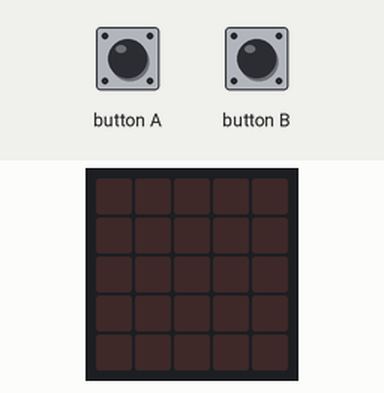
The program below on a simulated BBC micro:bit (MakeCode). Shown: the board's 5×5 LED display. The inputs (shaded band) are chosen by the test bench.

Above: at 5.0 s.
5.1 s: button A pressed for 3.2 s
At 5.4 s:
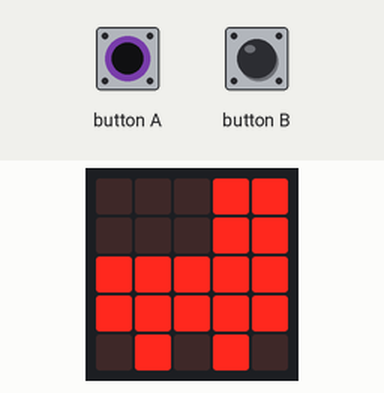
9.8 s: button B pressed for 0.15 s
At 10.1 s:
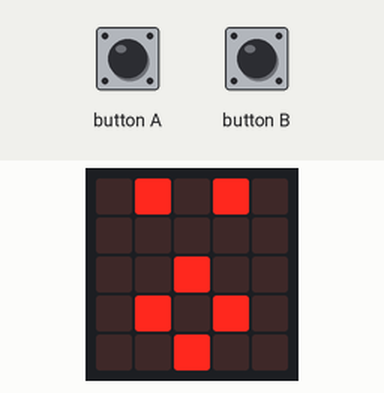
11.9 s: button A pressed for 0.15 s
At 14.2 s:
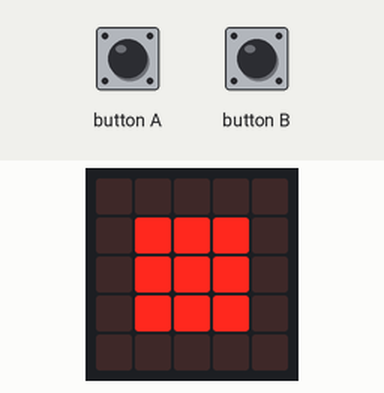
Timing chart, 0 to 15.7 s (numbered marks = the images above; inputs shaded):
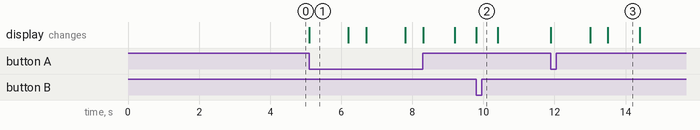

The program:

Code.py
```python
Schritte = 0
FelsenOrte = [0, 1, 1, 0, 0, 0, 1, 0, 0, 0, 1, 0, 0, 1, 0]
while Schritte != 15:
    basic.clear_screen()
    if input.button_is_pressed(Button.A):
        basic.show_icon(IconNames.ROLLERSKATE)
        basic.pause(500)
        basic.clear_screen()
        basic.pause(500)
        Schritte += 1
        if FelsenOrte[Schritte - 1] == 1:
            basic.show_leds("""
                . . . . .
                . # # # .
                . # # # .
                . # # # .
                . . . . .
                """)
            basic.pause(500)
            basic.clear_screen()
            basic.pause(500)
            while True:
                if input.button_is_pressed(Button.B):
                    basic.show_icon(IconNames.SURPRISED)
                    break
```

Measured:
- after the input at 5.1 s, the display: changes at once (image 1)
- after the input at 9.8 s, the display: changes at once (image 2)
- after the input at 11.9 s, the display: first changes at once (image 3 shows a later state)
- what the display in image 1 shows lasts 1.1 s, from 5.1 s to 6.2 s
- what the display in image 3 shows lasts 0.9 s, from 13.5 s to 14.4 s
